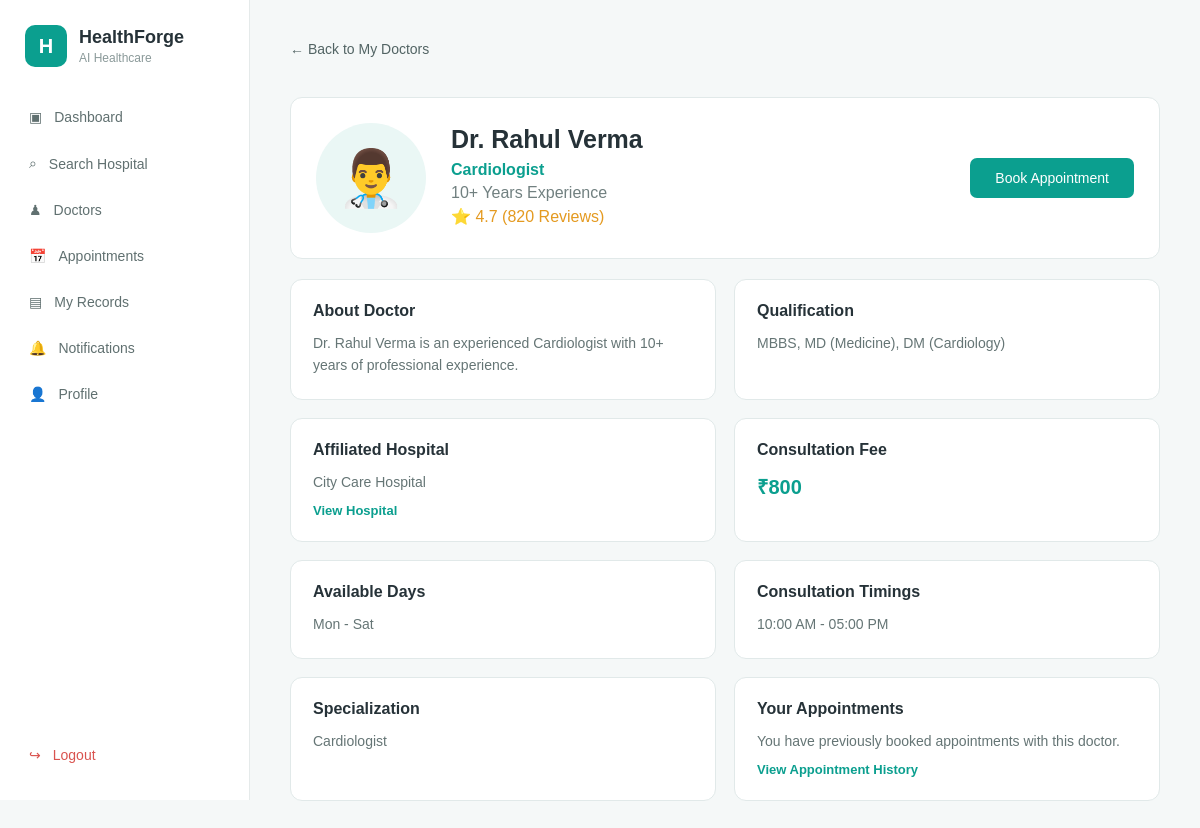
The app's page /my-doctor/1 (signed in) with its own data.
### app.py (models this page shows)
class Doctor(db.Model):
    id = db.Column(
        db.Integer,
        primary_key=True
    )
    hospital_id = db.Column(
        db.Integer,
        db.ForeignKey("hospital.id"),
        nullable=False
    )
    name = db.Column(
        db.String(100),
        nullable=False
    )
    specialization = db.Column(
        db.String(100),
        nullable=False
    )
    experience = db.Column(
        db.Integer,
        nullable=False
    )
    qualification = db.Column(
        db.String(200)
    )
    consultation_fee = db.Column(
        db.Integer
    )
    available_days = db.Column(
        db.String(100)
    )
    timings = db.Column(
        db.String(100)
    )
    rating = db.Column(
        db.Float,
        default=0
    )
    review_count = db.Column(
        db.Integer,
        default=0
    )

class Hospital(db.Model):
    id = db.Column(
        db.Integer,
        primary_key=True
    )
    name = db.Column(
        db.String(150),
        nullable=False
    )
    location = db.Column(
        db.String(150),
        nullable=False
    )
    description = db.Column(
        db.Text
    )
    rating = db.Column(
        db.Float
    )
    review_count = db.Column(
        db.Integer,
        default=0
    )
    image = db.Column(
        db.String(255)
    )
    beds = db.relationship(
        "Bed",
        backref="hospital",
        lazy=True
    )
    doctors = db.relationship(
    "Doctor",
    backref="hospital",
    lazy=True
    )

### app.py (the view)
@app.route("/my-doctor/<int:doctor_id>")
def doctor_details(doctor_id):
    if "patient_id" not in session:
        return redirect(url_for("role_login", role="patient"))
    previous_appointment = Appointment.query.filter_by(
        patient_id=session["patient_id"],
        doctor_id=doctor_id
    ).first()
    if previous_appointment is None:
        return "Doctor not found in your doctors list.", 404
    doctor = db.session.get(
        Doctor,
        doctor_id
    )
    if doctor is None:
        return "Doctor not found.", 404
    doctor=db.session.get(Doctor,doctor_id)
    if doctor is None:
        return "Doctor not found", 404
    return render_template(
        "doctor_details.html",
        doctor=doctor
    )

### app.py (called while the page is built)
@app.context_processor
def inject_notification_count():
    unread_notification_count = 0
    if "patient_id" in session:
        unread_notification_count = Notification.query.filter_by(
            patient_id=session["patient_id"],
            is_read=False
        ).count()
    return {
        "unread_notification_count": unread_notification_count
    }

@app.context_processor
def merged_globals():
    unread = sum(1 for n in doctor_notifications if not n["read"])
    return {
        "doctor": DOCTOR,
        "unread_notifications": unread,
        "today": date.today().strftime("%d %b %Y"),
    }

### templates/doctor_details.html (shortened to what this page needs)
{% extends "base.html" %}
{% block content %}
<a
    href="{{ url_for('my_doctors') }}"
    class="back-link"
>
    ← Back to My Doctors
</a>
<div class="doctor-detail-page">
    <div class="doctor-detail-header">
        <div class="doctor-detail-avatar">
            👨‍⚕️
        </div>
        <div class="doctor-detail-main">
            <h1>
                {{ doctor.name }}
            </h1>
            <p class="doctor-specialization">
                {{ doctor.specialization }}
            </p>
            <p>
                {{ doctor.experience }}+ Years Experience
            </p>
            <p class="doctor-rating">
                ⭐ {{ doctor.rating }}
                ({{ doctor.review_count }} Reviews)
            </p>
        </div>
        <div class="doctor-detail-action">
            <a
                href="{{ url_for(
                    'book_appointment',
                    doctor_id=doctor.id
                ) }}"
                class="primary-button"
            >
                Book Appointment
            </a>
        </div>
    </div>
    <div class="doctor-information-grid">
        <div class="doctor-information-card">
            <h2>
                About Doctor
            </h2>
            <p>
                {{ doctor.name }} is an experienced
                {{ doctor.specialization }}
                with {{ doctor.experience }}+ years
                of professional experience.
            </p>
        </div>
        <div class="doctor-information-card">
            <h2>
                Qualification
            </h2>
            <p>
                {{ doctor.qualification }}
            </p>
        </div>
        <div class="doctor-information-card">
            <h2>
                Affiliated Hospital
            </h2>
            <p>
                {{ doctor.hospital.name }}
            </p>
            <a
                href="#"
                class="text-link"
            >
                View Hospital
            </a>
        </div>
        <div class="doctor-information-card">
            <h2>
                Consultation Fee
            </h2>
            <p class="doctor-fee-large">
                ₹{{ doctor.consultation_fee }}
            </p>
        </div>
        <div class="doctor-information-card">
            <h2>
                Available Days
            </h2>
            <p>
                {{ doctor.available_days }}
            </p>
        </div>
        <div class="doctor-information-card">
            <h2>
                Consultation Timings
            </h2>
            <p>
                {{ doctor.timings }}
            </p>
        </div>
        <div class="doctor-information-card">
            <h2>
                Specialization
            </h2>
            <p>
                {{ doctor.specialization }}
            </p>
        </div>
        <div class="doctor-information-card">
            <h2>
                Your Appointments
            </h2>
            <p>
                You have previously booked
                appointments with this doctor.
            </p>
            <a
                href="{{ url_for('my_appointments') }}"
                class="text-link"
            >
                View Appointment History
            </a>
        </div>
    </div>
</div>
{% endblock %}

### static/css/style.css (style rules this page uses)
* { box-sizing: border-box; margin: 0; padding: 0; }
body { font-family: Arial, sans-serif; background: #f5f8f8; color: #263238; }
.back-link { display: inline-block; margin-bottom: 20px; color: #526464; text-decoration: none; font-size: 14px; }
.primary-button, .secondary-button { display: inline-block; padding: 12px 25px; border-radius: 7px; text-decoration: none; font-size: 14px; }
.primary-button { background: #0b9f8f; color: white; }
.doctor-specialization { color: #0b9f8f !important; font-weight: 600; }
.doctor-rating { color: #e49a20 !important; }
.doctor-detail-page { margin-top: 20px; }
.doctor-detail-header { background: white; border: 1px solid #e1e9e9; border-radius: 12px; padding: 25px; display: flex; align-items: center; gap: 25px; margin-bottom: 20px; }
.doctor-detail-avatar { width: 110px; height: 110px; flex-shrink: 0; border-radius: 50%; background: #eaf7f5; display: flex; align-items: center; justify-content: center; font-size: 55px; }
.doctor-detail-main { flex: 1; }
.doctor-detail-main h1 { font-size: 25px; margin-bottom: 7px; }
.doctor-detail-main p { color: #718080; margin-bottom: 5px; }
.doctor-detail-main .doctor-specialization { color: #0b9f8f; font-weight: 600; }
.doctor-detail-main .doctor-rating { color: #d99a18; }
.doctor-detail-action { margin-left: auto; }
.doctor-information-grid { display: grid; grid-template-columns: 1fr 1fr; gap: 18px; }
.doctor-information-card { background: white; border: 1px solid #e1e9e9; border-radius: 12px; padding: 22px; }
.doctor-information-card h2 { font-size: 16px; margin-bottom: 12px; }
.doctor-information-card p { color: #657575; line-height: 1.6; font-size: 14px; }
.doctor-fee-large { color: #0b9f8f !important; font-size: 20px !important; font-weight: 600; }
.text-link { display: inline-block; margin-top: 10px; color: #0b9f8f; text-decoration: none; font-size: 13px; font-weight: 600; }

### records on screen
Doctor: name "Dr. Rahul Verma", specialization "Cardiologist", experience "10", rating "4.7", review_count "820", qualification "MBBS, MD (Medicine), DM (Cardiology)", consultation_fee "800", available_days "Mon - Sat", timings "10:00 AM - 05:00 PM"
Hospital: hospital.name "City Care Hospital"
